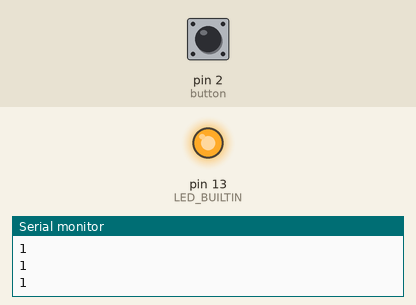
The sketch below on a simulated Arduino Uno, built with avr-gcc and run on an emulated ATmega328P. Shown: output pins drawn as LEDs (lit = HIGH), the last lines printed to the serial monitor. Inputs (shaded band) come from the test bench; at power-on: pin 2 (button) HIGH.

Above: at 1.2 s.
1.3 s: pin 2 (button) pulled LOW for 0.25 s
At 1.5 s:
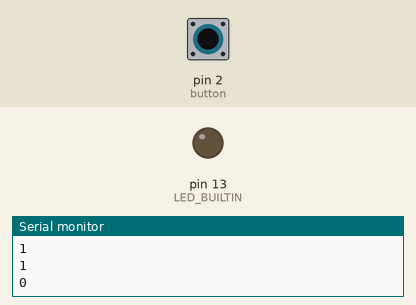
3.1 s: pin 2 (button) pulled LOW for 3.2 s
At 7.8 s:
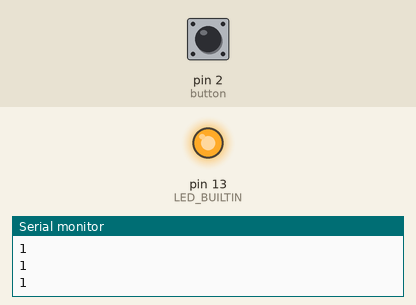
Timing chart, 0 to 9.3 s (numbered marks = the images above; inputs shaded):
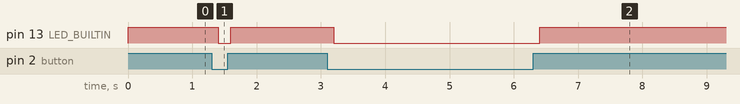

The sketch:

ReadButton.ino
```cpp
int button=2;

void setup() {
  // put your setup code here, to run once:
  Serial.begin(9600);
  // pinMode(button, INPUT);
  pinMode(button, INPUT_PULLUP);
  pinMode(LED_BUILTIN, OUTPUT);

}

void loop() {
  // put your main code here, to run repeatedly:
  int btnStatus=digitalRead(button);
  digitalWrite(LED_BUILTIN, btnStatus);
  Serial.println(btnStatus);
  delay(200);
}
```

Measured:
- after the input at 1.3 s, pin 13 (LED_BUILTIN): HIGH → LOW after 0.10 s, → HIGH 0.20 s later
- after the input at 3.1 s, pin 13 (LED_BUILTIN): HIGH → LOW after 0.10 s, → HIGH 3.2 s later
